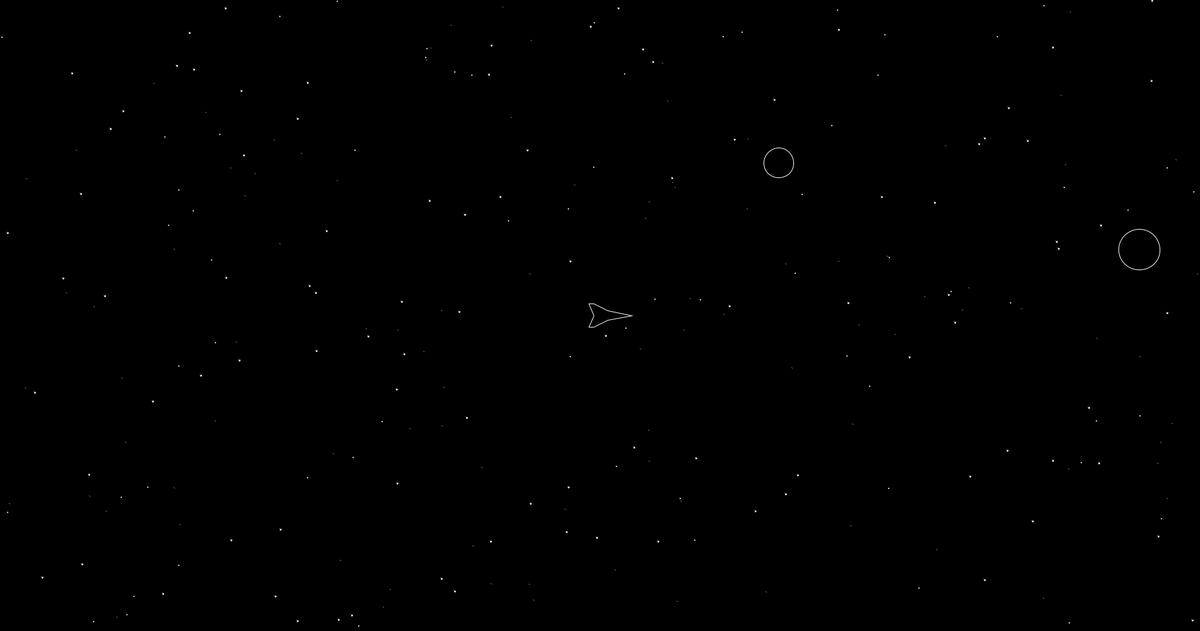
Frame 1 (no input)
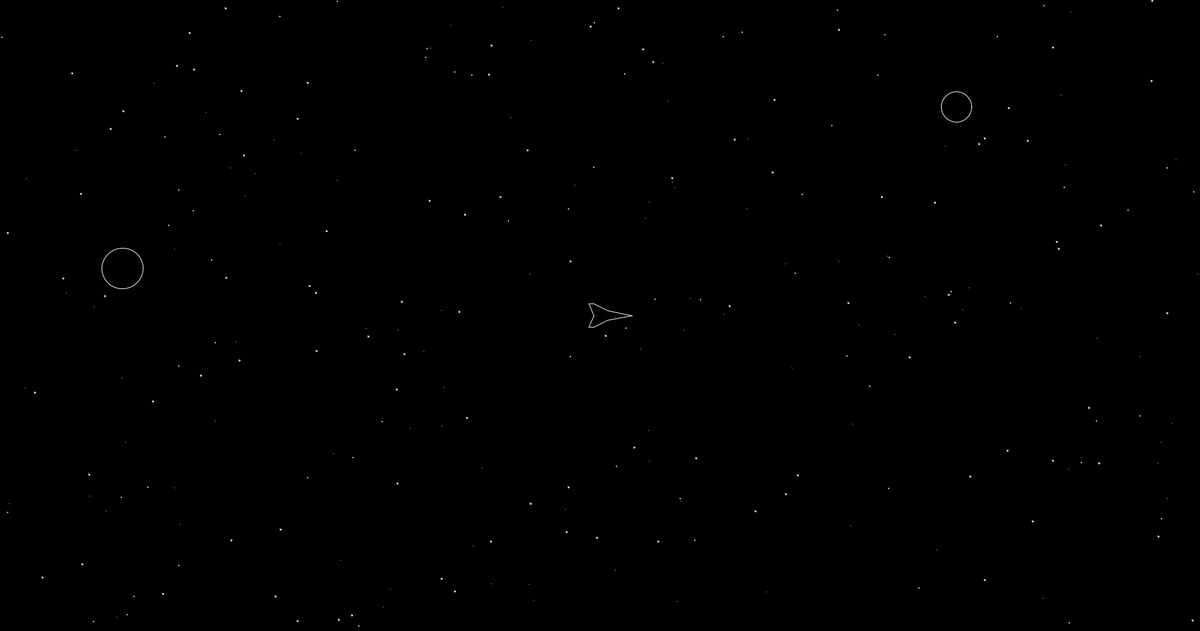
Frame 60 (the mouse pressed at the canvas centre just before this capture)
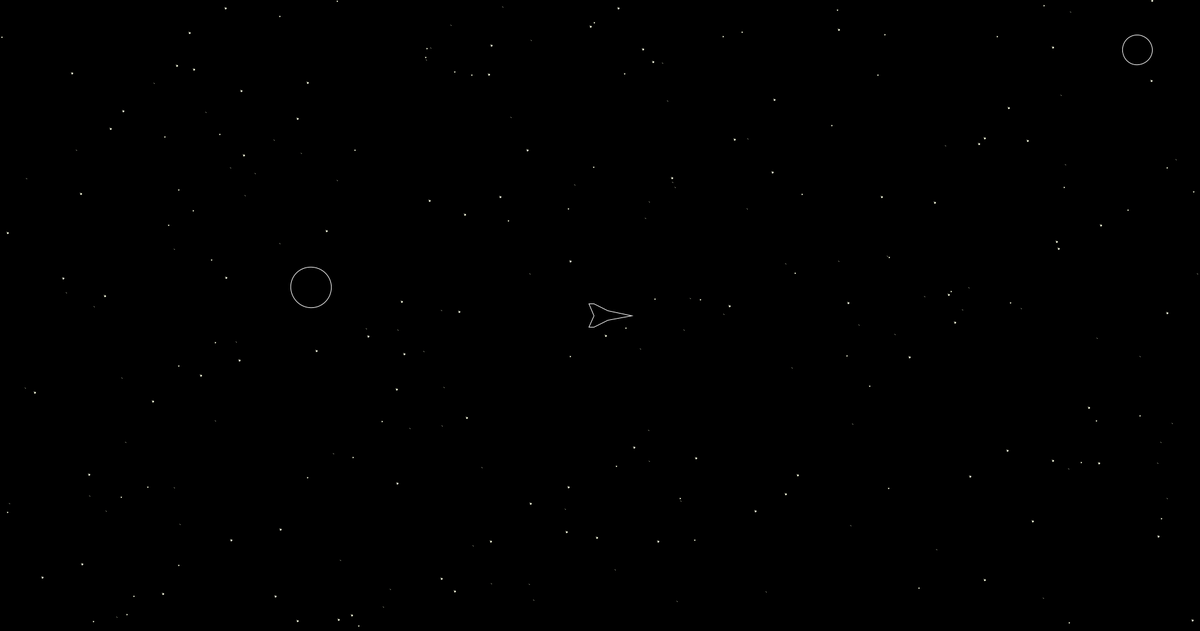
Frame 120 (the mouse held since frame 60 and released just before this capture)

The Processing sketch that drew these frames (run headless with seeded random() and noise(); from frame 60 on, the mouse is pressed at the canvas centre):

// Processing sketch: AsteroidsGame
// ── AsteroidsGame.pde
/* * * * * * * * * * * * * * * * * * * * * * *
 Class variable declarations here
 */
Spaceship player1;
Asteroid[] asteroids;
Star[] starField;


/*
  Track User keyboard input
 */
boolean ROTATE_LEFT;  //User is pressing <-
boolean ROTATE_RIGHT; //User is pressing ->
boolean MOVE_FORWARD; //User is pressing ^ arrow
boolean SPACE_BAR;  //User is pressing space bar
boolean HYPERSPACE;


/* * * * * * * * * * * * * * * * * * * * * * *
 Initialize all of your variables and game state here
 */
public void setup() {
  size(1900, 1000);

  //initialize your asteroid array and fill it

  //initialize ship

  //initialize starfield
  starField = new Star[1000];
  for (int i = 0; i < starField.length; i++) {

    int x = (int)(2*width*Math.random());
    int y = (int)(2*height*Math.random());
    ;
    int r = (int)(3*Math.random())+2;
    starField[i] = new Star(x, y, r);
  }
  player1 = new Spaceship(950, 500, 0, 0);

  asteroids = new Asteroid[2];
  for (int i = 0; i < asteroids.length; i++) {
    asteroids[i] = new Asteroid(random(1900), random(1000), 5, random(360));
  }
}


/* * * * * * * * * * * * * * * * * * * * * * *
 Drawing work here
 */
public void draw() {
  //your code here
  background(0);

  //Draw Starfield first 
  for (int i = 0; i < starField.length; i++) {
    starField[i].show();
  }
  //TODO: Part I

  //Check bullet collisions
  //TODO: Part III or IV - for not just leave this comment

  //TODO: Part II, Update each of the Asteroids internals
  for (int i = 0; i < asteroids.length; i++) {
    asteroids[i].update();
    asteroids[i].show();
  }
  checkOnAsteroids();

  //Check for asteroid collisions against other asteroids and alter course
  //TODO: Part III, for now keep this comment in place

  //Draw asteroids
  //TODO: Part II

  //Update spaceship
  //TODO: Part I
  player1.update();

  //Check for ship collision agaist asteroids
  //TODO: Part II or III

  //Draw spaceship & and its bullets
  //TODO: Part I, for now just render ship
  if (MOVE_FORWARD == true || ROTATE_LEFT == true || ROTATE_RIGHT == true) {
    player1.thrusterShow();
  }
  player1.show();
  player1.movement();
  //TODO: Part IV - we will use a new feature in Java called an ArrayList, 
  //so for now we'll just leave this comment and come back to it in a bit. 

  //Update score
  //TODO: Keep track of a score and output the score at the top right
}



/* * * * * * * * * * * * * * * * * * * * * * *
 Record relevent key presses for our game
 */
void keyPressed() {
  if (key == CODED) {
    if (keyCode == LEFT) {
      ROTATE_LEFT = true;
      MOVE_FORWARD = false;
    } else if ( keyCode == RIGHT ) {
      ROTATE_RIGHT = true;
      MOVE_FORWARD = false;
    } else if (keyCode == UP) {
      MOVE_FORWARD = true;
    }
  }

  //32 is spacebar
  if (keyCode == 32) {  
    SPACE_BAR = true;
  }

  if (keyCode == 72) {
    HYPERSPACE = true;
  }
}

void checkOnAsteroids() {
  for (int i = 0; i < asteroids.length; i++) {
    Asteroid a = asteroids[i];
    for (int j = 0; j < asteroids.length; j++) {
      Asteroid a2 = asteroids[j];
      if (a != a2 && a.collidingWith(a2)) {
        a.direction += 180;
        a.speed += 1;
        }  
      }
  }
}


/* * * * * * * * * * * * * * * * * * * * * * *
 Record relevant key releases for our game.
 */
void keyReleased() {  
  if (key == CODED) { 
    if (keyCode == LEFT) {
      ROTATE_LEFT = false;
    } else if ( keyCode == RIGHT ) {
      ROTATE_RIGHT = false;
    } else if (keyCode == UP) {
      MOVE_FORWARD = false;
    }
  }
  if (keyCode == 32) {
    SPACE_BAR = false;
  }
  if (keyCode == 72) {
    HYPERSPACE = false;
  }
}

    //your code here

// ── Asteroid.pde
/*
  Asteroid class
 Should extend Mover class and implement show.
 
 Initially, your asteroid may just be a simple circle or square
 but the final program should use "beginShap(), vertex(), and endShape()"
 to render the asteroid.
 */
class Asteroid extends Mover {   

  // Initializing

  Asteroid(float x, float y) { 
    super(x, y);
  }

  // Constructer

  Asteroid(float x, float y, float speed, float direction) {
    super(x, y, speed, direction);
    myColor = 0; 
    int v = (int)random(3);
    scale(random(4));
    if (v == 0) {
      xCoords = new float[5];
      yCoords = new float[5];
      float scale = random(1, 2);
      float perimeter = 0;
      xCoords[0] = (40 + random(-10, 10))*scale;
      xCoords[1] = (0 + random(-10, 10))*scale;
      xCoords[2] = (-20 + random(-10, 10))*scale;
      xCoords[3] = (-30 + random(-10, 10))*scale;
      xCoords[4] = (20 + random(-10, 10))*scale;

      yCoords[0] = (30 + random(-10, 10))*scale;
      yCoords[1] = (50 + random(-10, 10))*scale;
      yCoords[2] = (30 + random(-10, 10))*scale;
      yCoords[3] = (-10 + random(-10, 10))*scale;
      yCoords[4] = (-20 + random(-10, 10))*scale;
      for (int i = 0; i < xCoords.length-1; i++) {
        perimeter += dist(xCoords[i], yCoords[i], xCoords[i+1], yCoords[i+1]);
      }
      radius = scale*perimeter/(2*(float)Math.PI);
    } else if ( v == 1 ) {
      xCoords = new float[6];
      yCoords = new float[6];
      float scale = random(1, 2);
      float perimeter = 0;
      xCoords[0] = (30 + random(-10, 10))*scale;
      xCoords[1] = (-10 + random(-10, 10))*scale;
      xCoords[2] = (-60 + random(-10, 10))*scale;
      xCoords[3] = (-30 + random(-10, 10))*scale;
      xCoords[4] = (-10 + random(-10, 10))*scale;
      xCoords[5] = (30 + random(-10, 10))*scale;

      yCoords[0] = (10 + random(-10, 10))*scale;
      yCoords[1] = (30 + random(-10, 10))*scale;
      yCoords[2] = (10 + random(-10, 10))*scale;
      yCoords[3] = (-10 + random(-10, 10))*scale;
      yCoords[4] = (-40 + random(-10, 10))*scale;
      yCoords[5] = (-30 + random(-10, 10))*scale;
      for (int i = 0; i < xCoords.length-1; i++) {
        perimeter += dist(xCoords[i], yCoords[i], xCoords[i+1], yCoords[i+1]);
      }
      radius = scale*perimeter/(2*(float)Math.PI);
    } else {
      xCoords = new float[7];
      yCoords = new float[7];
      float scale = random(1, 2);
      float perimeter = 0;
      xCoords[0] = (50 + random(-10, 10))*scale;
      xCoords[1] = (60 + random(-10, 10))*scale;
      xCoords[2] = (0 + random(-10, 10))*scale;
      xCoords[3] = (-20 + random(-10, 10))*scale;
      xCoords[4] = (-30 + random(-10, 10))*scale;
      xCoords[5] = (10 + random(-10, 10))*scale;
      xCoords[6] = (30 + random(-10, 10))*scale;

      yCoords[0] = (0 + random(-10, 10))*scale;
      yCoords[1] = (30 + random(-10, 10))*scale;
      yCoords[2] = (60 + random(-10, 10))*scale;
      yCoords[3] = (30 + random(-10, 10))*scale;
      yCoords[4] = (-30 + random(-10, 10))*scale;
      yCoords[5] = (-40 + random(-10, 10))*scale;
      yCoords[6] = (-10 + random(-10, 10))*scale;
      for (int i = 0; i < xCoords.length-1; i++) {
        perimeter += dist(xCoords[i], yCoords[i], xCoords[i+1], yCoords[i+1]);
      }
      radius = scale*perimeter/(2*(float)Math.PI);
    }
  }

  float[] xCoords;
  float[] yCoords;

  // Shape of the Asteroids

  void show() {
    pushMatrix();
    translate(x, y);
    rotate(radians(direction));
    stroke(255);
    fill(0);
    beginShape();
    /*for ( int i = 0; i < xCoords.length; i++) { 
     vertex(xCoords[i], yCoords[i]);
     }*/
    endShape(CLOSE);

    ellipse(0, 0, radius, radius);
    popMatrix();
  }

  // Asteroid Collision Detection
  float getRadius() {
    return radius;
  }
  
  float getX(){
    return x;
  }
  
  float getY(){
    return y;
  }
}

// ── Mover.pde
/* * * * * * * * * * * * * * * * * * * * * * * * * * * * * * * * * * * * *
 All objects in this world that move must implemnt the Movalbe interface.
 */
interface Movable {
  /*
    Return the x location of the Movable
   */

  float getX();
  /*
    Return the y location of the Movable
   */
  float getY();

  /*
    Return the direction of the Movable in degrees.
   */
  float getDirection();

  /*
   Return the speed of the Movable.
   The speed you use is a relative value and will
   feel different for different frame rates. For example,
   if frameRate is set to 48, then a speed of 1 would move 48 pixels 
   per second.
   */
  float getSpeed();

  /*
   Return the radius of influence. If you could draw a circle
   around your object, then what would this radius be.
   */
  float getRadius();

  /* 
   Sets the direction of the Movable
   */
  void setDirection(float newDirectionInDegrees);

  /* 
   Sets the speed of the Movable
   */
  void setSpeed(float newSpeed);

  /*
   Update the internals of the instance
   */
  void update(); 

  /*
    Display the isntance
   */
  void show();

  /*
   Return true if the instance of Movable is "colliding with" 
   the movable referred to by object.  *Note* An object should not
   be able to collide with iteself.
   */
  boolean collidingWith(Movable object);
}
//END OF Movable Interface




/* * * * * * * * * * * * * * * * * * * * * * * * * * * * * * * * * * * * 
 Abstract base class Mover 
 */
abstract class Mover implements Movable {  

  protected float x, y;
  protected float speed;
  protected float direction;
  protected int myColor;
  protected float radius;  

  /*
    Default Mover, not actually moving and directionless
   */
  Mover(float x, float y) {
    //The line below shows how we can 
    //link this constructor to the constructor below through "this"
    this(x, y, 0, 0);
  }

  /*
    Mover constructor specifying x, y position along with its speed and
   direction (in degrees)
   */
  Mover(float x, float y, float speed, float direction) {
    this.x = x;
    this.y = y;
    this.speed = speed;
    this.direction = direction;
    myColor = 255;
    radius = 0.0;
  }

  /*
    Most of your movalbe objects should follow this pattern.
   */

  void movement() {
    if (ROTATE_LEFT) { 
      direction -= 4.5;
    }
    if (ROTATE_RIGHT) { 
      direction += 4.5;
    }
    if (MOVE_FORWARD == true) {
      if (speed < 20) { 
        speed += 1;
      }
    } else {
      if (speed > 0) { 
        speed -= .02;
      }
      if (speed < 0) { 
        speed = 0;
      }
    }

    if (HYPERSPACE == true) {
      x = random(100, 1800);
      y = random(100, 900);
    }
  }
  void update() {
    x = x + speed*(float)Math.cos(radians(direction));
    y = y + speed*(float)Math.sin(radians(direction));

    if (x > 1900) {
      x = 0;
    } else if (x < 0) {
      x = 1900;
    }

    if (y > 1000) {
      y = 0;
    } else if (y < 0) {
      y = 1000;
    }

    //todo: You need to decide what to do when X is less than 0 or greater than width
    //todo: You need to decide what to do when Y is less than 0 or greater than height
  }



  /*
    Save this for your subclasses to override.
   but notice how it is tagged with abstract, meaning 
   it is incomplete. (It's like an I.O.U.)
   */
  abstract void show();


  /*
    TODO: Part 4: Implement collision detection
   */
  boolean collidingWith(Movable object) { 
    boolean touching = dist(x, y, object.getX(), object.getY()) < radius + object.getRadius();
    return touching;
  }

  float getX() { 
    return x;
  }

  float getY() { 
    return y;
  }

  float getDirection() { 
    return direction;
  }

  float getSpeed() { 
    return speed;
  }

  float getRadius() { 
    return radius;
  }

  void setDirection(float newDirectionInDegrees) { 
    direction = newDirectionInDegrees;
  }

  void setSpeed (float newSpeed) { 
    speed = newSpeed;
  }
} 

// ── Spaceship.pde
/*
  Spaceship class
 Should extend Mover class and implement show.
 You may add additional methods to this class, for example "rotate" and "accelerate" 
 might be useful.
 */
class Spaceship extends Mover {

  // Initializing


  Spaceship(float x, float y) { 
    super(x, y);
  }

  Spaceship(float x, float y, float speed, float direction) {
    super(x, y, speed, direction);
    myColor = 0;
  }

  // Shape of the propulsion flame

  void thrusterShow() {
    pushMatrix();
    translate(x, y);
    stroke(0);
    rotate(radians(direction));
    fill(255, 100, 255);
    ellipse(-10, 0, 35, 10);
    popMatrix();
  }

  // Shape of the ship itself

  void show() {
    pushMatrix();
    translate(x, y);
    rotate(radians(direction));
    fill(0);
    stroke(255);
    beginShape();
    vertex(-10, 0);
    vertex(-17.5, -18.75);
    vertex(-10, -18.75);
    vertex(12.5, -7.5);
    vertex(50, 0);
    vertex(50, 0);
    vertex(12.5, 7.5);
    vertex(-10, 18.75);
    vertex(-17.5, 18.75);
    endShape(CLOSE);
    popMatrix();
  }
}

// ── Star.pde
//note that this class does NOT *NEED* to extend Mover but can if you like
class Star {
  
// Initializing

    float x_pos;
    float y_pos;
    float radius;
    
    public Star(float x, float y, float radius){
      x_pos = x;
      y_pos = y;
      this.radius = radius;
  }

// Individual star shape

    void show(){
      pushMatrix();
      translate(x_pos,y_pos);
      stroke(0);
      fill(251,255,227);
      ellipse(0,0,radius, radius);
      popMatrix();
    }
    
    
}
